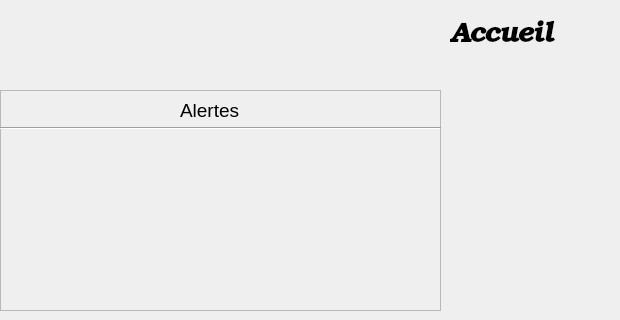
    <widget class="QWidget" name="Accueil_page">
     <widget class="QFrame" name="frame_2">
      <property name="geometry">
       <rect>
        <x>0</x>
        <y>90</y>
        <width>441</width>
        <height>221</height>
       </rect>
      </property>
      <property name="autoFillBackground">
       <bool>false</bool>
      </property>
      <property name="frameShape">
       <enum>QFrame::StyledPanel</enum>
      </property>
      <property name="frameShadow">
       <enum>QFrame::Raised</enum>
      </property>
      <widget class="Line" name="line">
       <property name="geometry">
        <rect>
         <x>0</x>
         <y>30</y>
         <width>441</width>
         <height>16</height>
        </rect>
       </property>
       <property name="orientation">
        <enum>Qt::Horizontal</enum>
       </property>
      </widget>
      <widget class="QLabel" name="label_3">
       <property name="geometry">
        <rect>
         <x>180</x>
         <y>10</y>
         <width>71</width>
         <height>21</height>
        </rect>
       </property>
       <property name="font">
        <font>
         <pointsize>14</pointsize>
        </font>
       </property>
       <property name="text">
        <string>Alertes</string>
       </property>
      </widget>
     </widget>
     <widget class="QLabel" name="label">
      <property name="geometry">
       <rect>
        <x>450</x>
        <y>20</y>
        <width>161</width>
        <height>31</height>
       </rect>
      </property>
      <property name="font">
       <font>
        <family>URW Bookman</family>
        <pointsize>20</pointsize>
        <italic>true</italic>
        <bold>true</bold>
       </font>
      </property>
      <property name="autoFillBackground">
       <bool>false</bool>
      </property>
      <property name="text">
       <string>Accueil</string>
      </property>
     </widget>
    </widget>
